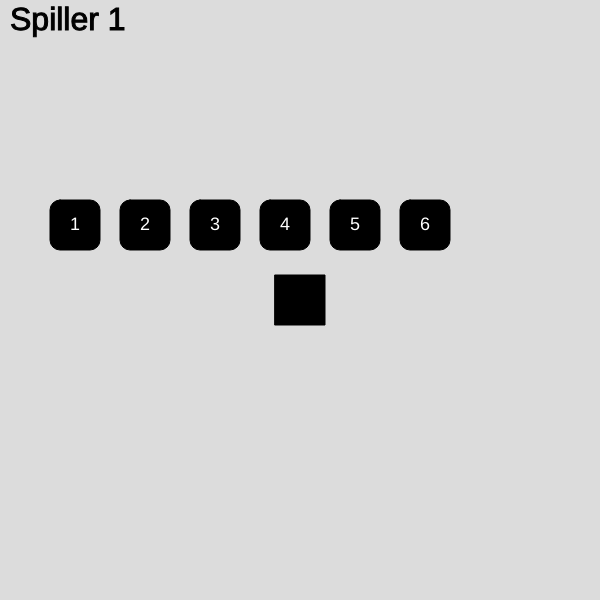
Frame 1 (no input)
Frame 60 (no input): identical to frame 1, image omitted
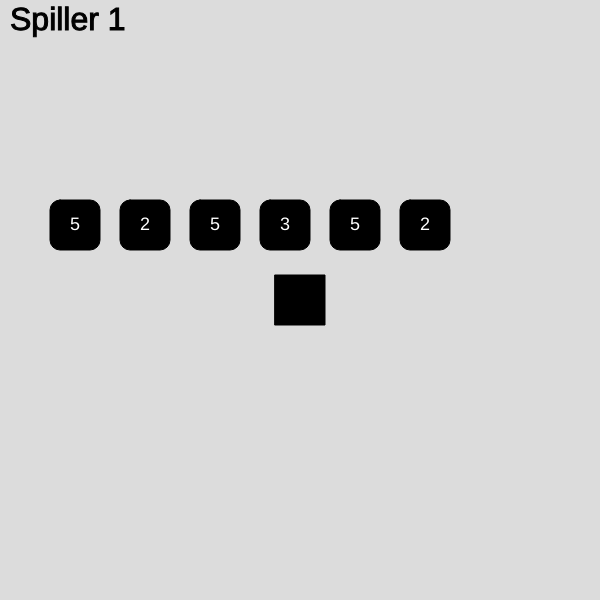
Frame 120 (the mouse pressed at the canvas centre since frame 60)

The p5.js sketch that drew these frames (run headless with seeded random() and noise() and a simulated clock; from frame 60 on, the mouse is pressed at the canvas centre):

// p5.js sketch
// ── sketch.js
Antal_spillere = 4
let Spiller
Spillere = []
Antal_slag = 3
next = false
spillernr = 0
let terning;

function setup() {
  createCanvas(600, 600);
  Spiller = new spiller()
  terning = new Terning();
    for (let i = 0; i < Antal_spillere; i++) {
    Spillere[i] = "Spiller " + (i + 1);
  }
}


function draw() {
  background(220);
  terning.draw();
  terning.dice();
  Spiller.player()
  //Laver en firkant der er i midten af canvas, der er 50 pixels stor
  rect(height/2-25,width/2-25,50)
  

  }

//Laver en funktion mere til når musen bliver trykket
function mousePressed() {
//Man registrer muse positionen og hvis den er inden i firkanten eller parametrene bliver position værdi lavet om til 1.
  if (mouseX > width/2-25 && mouseX < width /2+25 && mouseY > height/2-25 && mouseY < height / 2+25) {
    position = 1;} 
  else{
    //hvis musen ikke er inde i firkanten bliver værdien lavet om til 0 igen
    position = 0}

  //Hvis position = 1, eller inde i firkanten bliver plusset 1 til antal slag
  if (position == "1") {
    terning.rollDice();
  }  
    terning.Valg()
}
// ── spiller.js
class spiller {
  constructor() {
  }

  player(){ 
    this.tur = Spillere[spillernr]
    console.log(this.tur)
    textSize(32);
    text(this.tur, 10, 30);
  }

}






// ── terning.js
class Terning {
  constructor() {
    this.xCoordinates = [50, 120, 190, 260, 330, 400];
    this.hoverX = [];
    this.hoverY = 200;
    this.roll = [1, 2, 3, 4, 5, 6, 7];
    this.locked = [false, false, false, false, false, false];
  }

  draw() {
    background(220);
    for (let i = 0; i < this.xCoordinates.length; i += 1)
      this.dice(this.xCoordinates[i], this.hoverY, this.roll[i], this.locked[i]);
  }

  /* Dice */
  dice(diceX, diceY, roll, locked) {
    textSize(18);
        if (locked==true){
      fill(0,230,0)
    } else {(fill(0))}
    rect(diceX, diceY, 50, 50, 10);
    stroke(0);
    fill(255);
    text(roll, diceX + 20, diceY + 30);
    fill(0);
  }
 
  /* Roll dice */
  rollDice() {
    for (let i = 0; i < this.xCoordinates.length; i += 1) {
      if(!this.locked[i]){
      this.roll[i] = int(random(1, 7));
      }
    }
    Antal_slag--
  if (Antal_slag < 1) {
    Antal_slag = 3
    next= true
    spillernr++
    this.locked = [false, false, false, false, false, false];
    if (spillernr >= Antal_spillere){
      spillernr = 0
    }
  } else {
    next = false
}
}
  Valg(){
        for (let i = 0; i < this.xCoordinates.length; i ++)
          if (mouseX > this.xCoordinates[i] && mouseX < this.xCoordinates[i]+50 && mouseY > this.hoverY && mouseY < this.hoverY+50) {
    this.locked[i] = !this.locked[i];} 

  }
}
